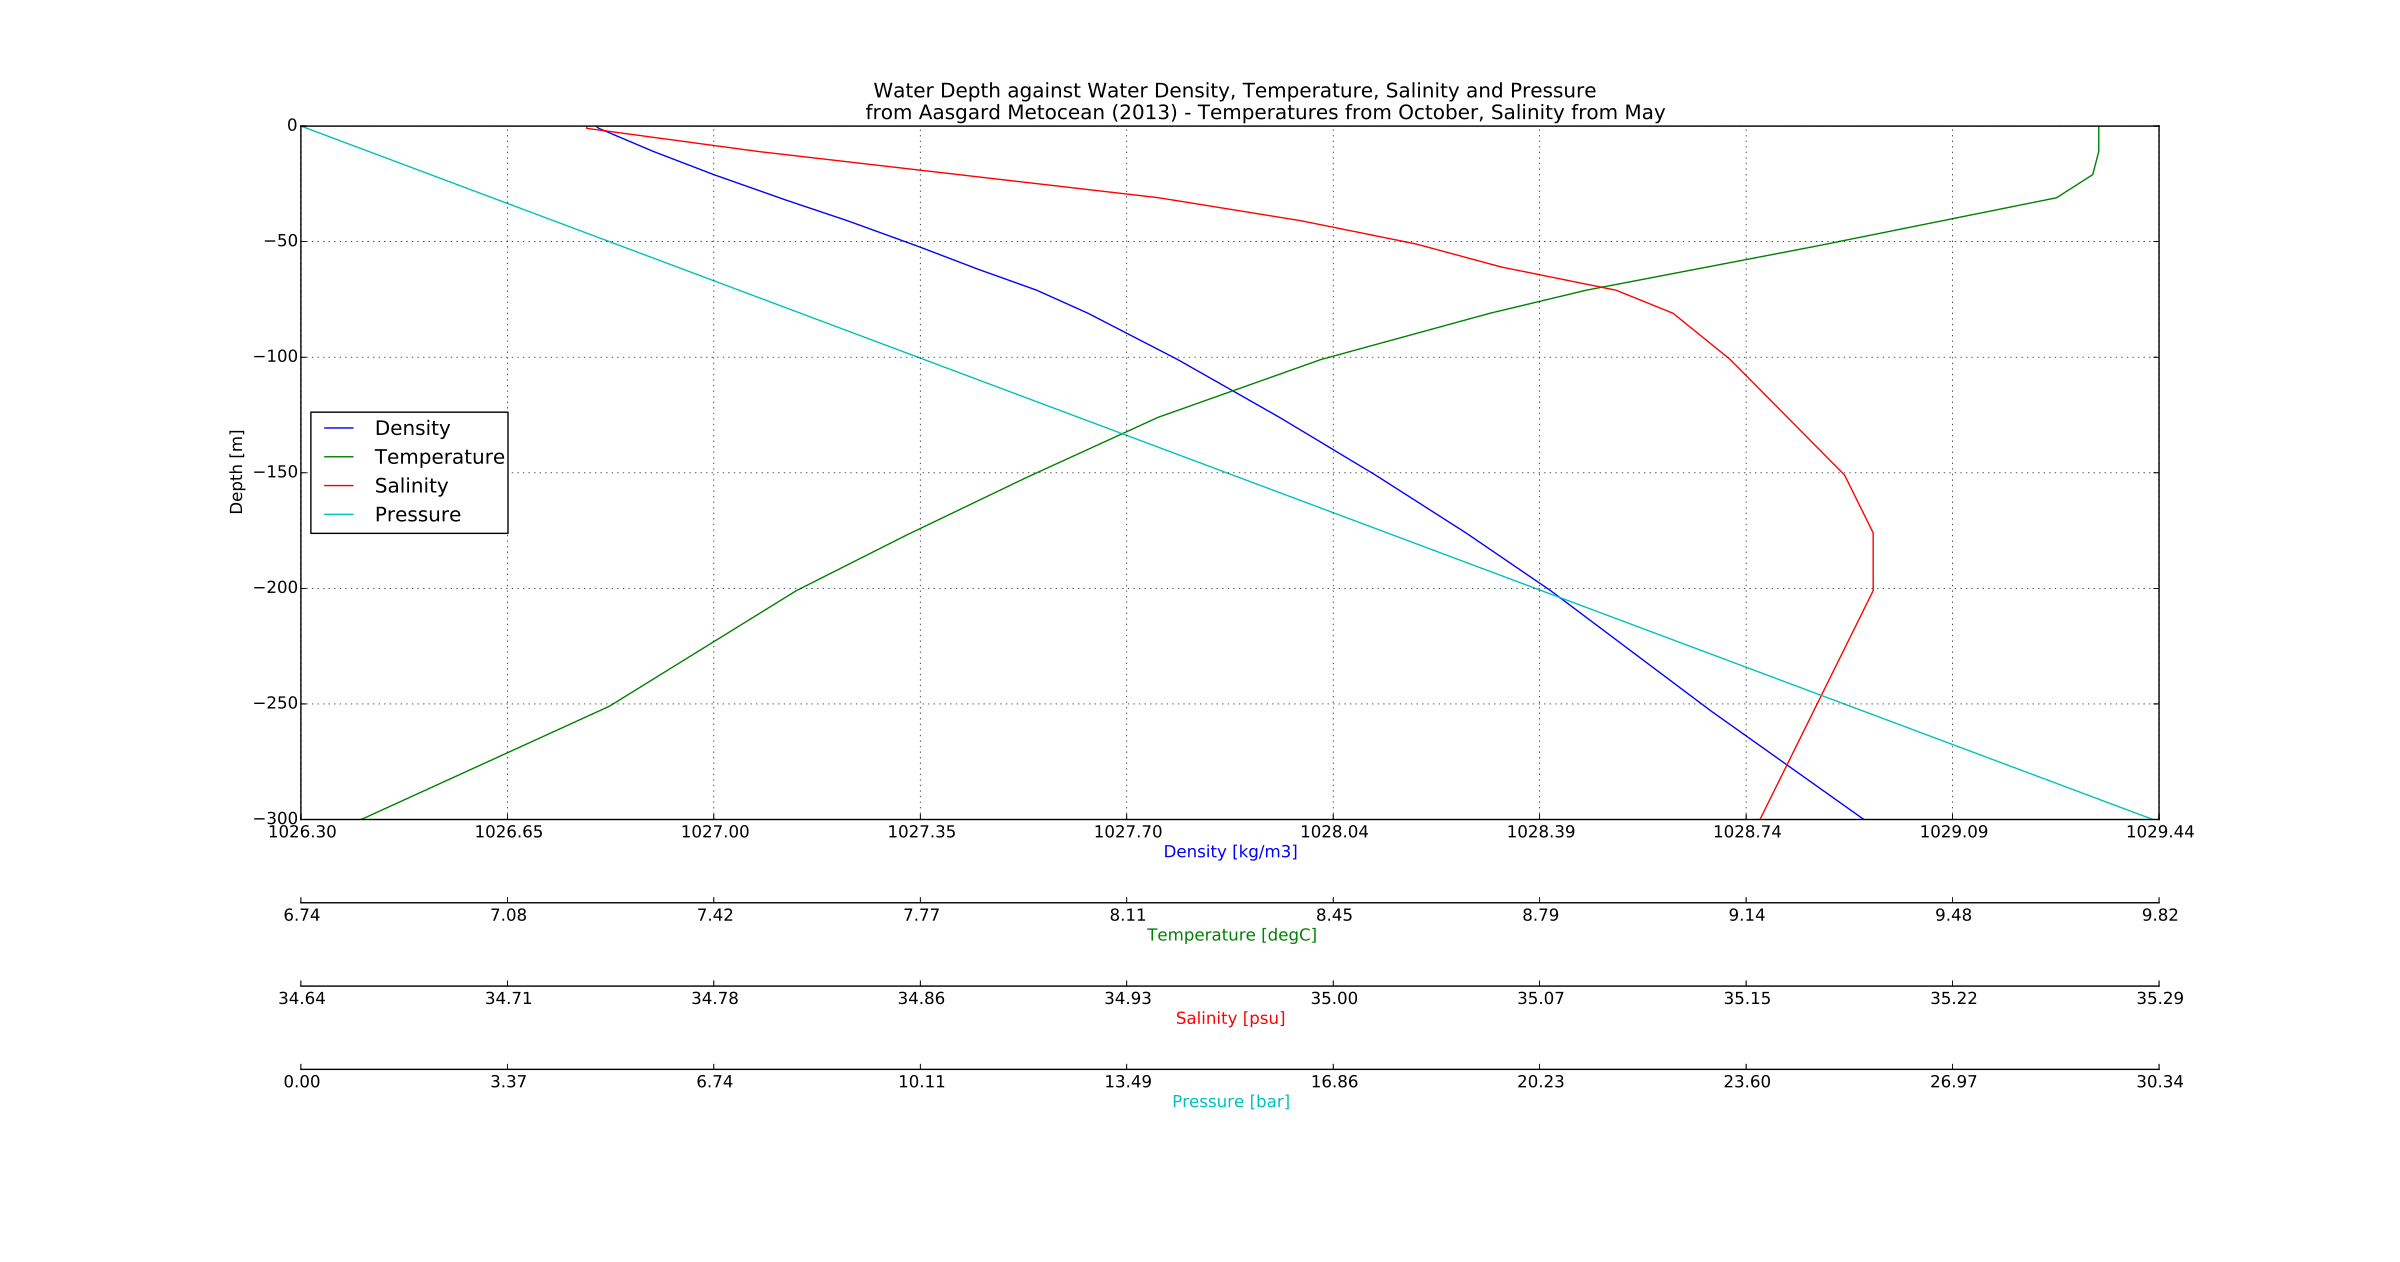

Recreate this plot in Python.
import numpy as np


g   =9.80665

"""
Data from Metocean Design Basis for Aasgard Field (2013)
Temperature taken from an average month - October
Salinity taken from an average month - May
"""
def temperature(depth):
    """ depth [m] -> temperature [C] """
    z = [0, -10, -20, -30, -40, -50, -60, -70, -80, -90, -100,
         -125, -150, -175, -200, -250, -300]
    t = [9.72, 9.72, 9.71, 9.65, 9.46, 9.27, 9.07, 8.87, 8.71, 
         8.57, 8.43, 8.16, 7.95, 7.75, 7.56, 7.25, 6.83]
    z.reverse() #need to reverse for np.interp
    t.reverse()
    return np.interp(depth, z, t)

def salinity(depth):
    """ depth [m] -> salinity [C] """
    z = [0, -10, -20, -30, -40, -50, -60, -70, -80, -90, -100,
         -125, -150, -175, -200, -250, -300]
    S = [34.74, 34.80, 34.87, 34.94, 34.99, 35.03, 35.06, 35.10, 
         35.12, 35.13, 35.14, 35.16, 35.18, 35.19, 35.19, 35.17, 35.15]
    z.reverse()
    S.reverse()
    return np.interp(depth, z, S)

"""
Equation for water density with salinity level, temperature and pressure
Taken from:
http://www-pord.ucsd.edu/~ltalley/sio210/readings/gill_appendix3_ppsw.pdf
"""
def density(S=0, t=0, p=0):
    """ Salinity [psu], Temperature [C], Pressure [bar] -> Density [kg/m3] """
    return ((999.842594+0.06793952*t-0.00909529*t**2+0.0001001685*t**3
             -0.000001120083*t**4+0.000000006536332*t**5)+S*(0.824493
             -0.0040899*t+0.000076438*t**2-0.00000082467*t**3
             +0.0000000053875*t**4)+(S**1.5)*(-0.00572466+0.00010227*t
             -0.0000016546*t**2)+0.00048314*S**2)/(1-p/(((19652.21
             +148.4206*t-2.327105*t**2+0.01360477*t**3-0.00005155288*t**4)
             +S*(54.6746-0.603459*t+0.0109987*t**2-0.00006167*t**3)
             +(S**1.5)*(0.07944+0.016483*t-0.00053009*t**2))+p*(3.239908
             +0.00143713*t+0.000116092*t**2-0.000000577905*t**3)+p*S*(0.0022838
             -0.000010981*t-0.0000016078*t**2)+0.000191075*p*(S**1.5)
             +(p**2)*(0.0000850935-0.00000612293*t+0.000000052787*t**2)
             +(p**2)*S*(-0.00000099348+0.000000020816*t+0.00000000091697*t**2)))

def densityWD(WD=-300, S=salinity, t=temperature, delta=1.0):
    """ Water Depth [m], Salinity [psu], Temperature [C] -> Density [kg/m3] """
    z=p=0
    rho = density(S(0),t(0),0)
    dgbar=delta*g/1.0e5
    depth=[0]
    salin=[S(0)]
    tempe=[t(0)]
    press=[0]
    densi=[rho]
    while z>WD:
        p   += rho * dgbar
        rho  = density(S(z),t(z),p)
        depth.append(z-delta)
        salin.append(S(z))
        tempe.append(t(z))
        press.append(p)
        densi.append(rho)
        z   -= delta
    return depth, salin, tempe, press, densi


""" ********************************** """
"""              MAIN                  """
""" ********************************** """

z, s, t, p, d = densityWD()

from mpl_toolkits.axes_grid1 import host_subplot
import mpl_toolkits.axisartist as AA
import matplotlib.pyplot as plt

host = host_subplot(111, axes_class=AA.Axes)
plt.subplots_adjust(bottom=0.35)

par1 = host.twiny()
par2 = host.twiny()
par3 = host.twiny()

offset = 60
new_fixed_axis1 = par1.get_grid_helper().new_fixed_axis
par1.axis["bottom"] = new_fixed_axis1(loc="bottom", axes=par1, offset=(0, -offset))
new_fixed_axis2 = par2.get_grid_helper().new_fixed_axis
par2.axis["bottom"] = new_fixed_axis2(loc="bottom", axes=par2, offset=(0, -2*offset))
new_fixed_axis3 = par3.get_grid_helper().new_fixed_axis
par3.axis["bottom"] = new_fixed_axis2(loc="bottom", axes=par3, offset=(0, -3*offset))
par1.axis["top"].toggle(all=False)
par2.axis["top"].toggle(all=False)
par3.axis["top"].toggle(all=False)

host.set_xlim(min(d)-0.5, max(d)+0.5) #density
host.set_xticks(np.linspace(min(d)-0.5, max(d)+0.5,10))
host.set_xticklabels(["%.2f" % _ for _ in np.linspace(min(d)-0.5, max(d)+0.5,10)])
host.set_ylim(min(z), max(z))         #depth
#host.set_yticks(range(int(min(z)), int(max(z))+1, 50), minor=True)

host.set_xlabel("Density [kg/m3]")
host.set_ylabel("Depth [m]")
par1.set_xlabel("Temperature [degC]")
par2.set_xlabel("Salinity [psu]")
par3.set_xlabel("Pressure [bar]")

p1, = host.plot(d, z, label="Density")
p2, = par1.plot(t, z, label="Temperature")
p3, = par2.plot(s, z, label="Salinity")
p4, = par3.plot(p, z, label="Pressure")

par1.set_xlim(min(t)-0.1, max(t)+0.1) #temperature
par1.set_xticks(np.linspace(min(t)-0.1, max(t)+0.1,10))
par1.set_xticklabels(["%.2f" % _ for _ in np.linspace(min(t)-0.1, max(t)+0.1,10)])
par2.set_xlim(min(s)-0.1, max(s)+0.1) #salinity
par2.set_xticks(np.linspace(min(s)-0.1, max(s)+0.1,10))
par2.set_xticklabels(["%.2f" % _ for _ in np.linspace(min(s)-0.1, max(s)+0.1,10)])
par3.set_xlim(min(p), max(p)+0.1) #pressure
par3.set_xticks(np.linspace(min(p), max(p)+0.1,10))
par3.set_xticklabels(["%.2f" % _ for _ in np.linspace(min(p), max(p)+0.1,10)])

host.legend(loc=6)

host.axis["bottom"].label.set_color(p1.get_color())
par1.axis["bottom"].label.set_color(p2.get_color())
par2.axis["bottom"].label.set_color(p3.get_color())
par3.axis["bottom"].label.set_color(p4.get_color())

plt.title("""Water Depth against Water Density, Temperature, Salinity and Pressure
          from Aasgard Metocean (2013) - Temperatures from October, Salinity from May""")

plt.grid()

plt.draw()
plt.show()
